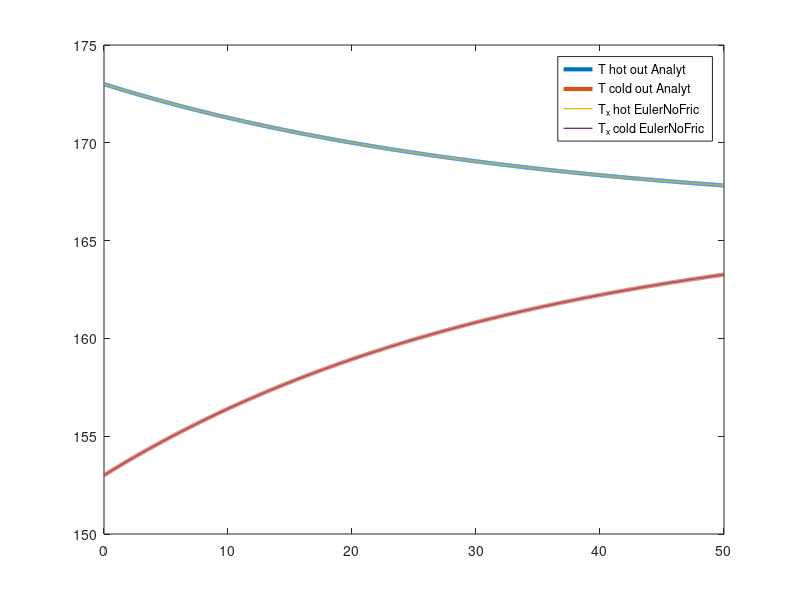

The MATLAB script that drew this image:
function CalcTwoSquares()
clc;
close all;

pipe_hot = GetPipe_hot();
pipe_cold = GetPipe_cold();


x = 0:0.01:pipe_hot.L;

%[Tx_hot, Tx_cold]=CalcEuler(173, 153, 50, 35, x, pipe_hot, pipe_cold);
[Thot_out, Tcold_out]= FinalTemperatures(173, 153, 50, 35, x, pipe_hot, pipe_cold);
[Tx_hot2, Tx_cold2]=CalcEuler3(173, 153, 50, 35, x, pipe_hot, pipe_cold);
% [Thot_out2, Tcold_out2]= FinalTemperatures2(173, 153, 50, 35, x, pipe_hot, pipe_cold); 

figure
%plot(x,Tx_hot, 'LineWidth', 1)
%hold on
%plot(x,Tx_cold, 'LineWidth', 1)
%hold on
plot(x,Thot_out, 'LineWidth', 3)
hold on
plot(x,Tcold_out, 'LineWidth', 3)
hold on
plot (x,Tx_hot2, 'LineWidth', 1); 
hold on
plot (x,Tx_cold2, 'LineWidth', 1);
hold on
legend('T hot out Analyt', 'T cold out Analyt', 'T_x hot EulerNoFric', 'T_x cold EulerNoFric')
hold off

end



% Метод Эйлера
function [Tx_hot, Tx_cold]=CalcEuler(Thot_in, Tcold_in, Ghot, Gcold, x, pipe_hot, pipe_cold)

S_hot= pi * pipe_hot.din^2 / 4;
v_hot=Ghot/(pipe_hot.density*S_hot);
Eps_hot=0.015/pipe_hot.din;
Re_hot=v_hot*pipe_hot.din/pipe_hot.Ny;
lambdatr_hot=CalcLambdaAltshul(Re_hot, Eps_hot);

S_cold = pi * pipe_cold.din^2 / 4;
v_cold=Gcold/(pipe_cold.density*S_cold);
Eps_cold=0.015/pipe_cold.din;
Re_cold=v_cold*pipe_cold.din/pipe_cold.Ny;
lambdatr_cold=CalcLambdaAltshul(Re_cold, Eps_cold);

k = 1 /(1/pipe_hot.alpha + pipe_hot.wall/pipe_hot.lambda + 1/pipe_cold.alpha);

Tx_hot(1)=Thot_in;
Tx_cold(1)=Tcold_in;
n=length(x);
for i=1:n-1
    t_hot = Tx_hot(i);
    t_cold = Tx_cold(i);
   
    q_hot = -k * (t_hot-t_cold);
    q_cold= k * (t_hot-t_cold);

    P=pi*pipe_hot.douter;

    f_hot=((q_hot)*P/(Ghot*pipe_hot.c))+((lambdatr_hot*v_hot^2)/(2*pipe_hot.din*pipe_hot.c));
    f_cold=((q_cold)*P/(Gcold*pipe_cold.c))+((lambdatr_cold*v_cold^2)/(2*pipe_cold.din*pipe_cold.c));

%     f_hot=(-(4*q_hot)/(pipe_hot.din*pipe_hot.density*pipe_hot.c*v_hot))+((lambdatr_hot*v_hot^2)/(2*pipe_hot.din*pipe_hot.c));
%     f_cold=(-(4*q_cold)/(pipe_cold.din*pipe_cold.density*pipe_cold.c*v_cold))+((lambdatr_cold*v_cold^2)/(2*pipe_cold.din*pipe_cold.c));  
    
    dx = x(i+1) - x(i);
    Tx_hot(i+1)=t_hot+dx*f_hot;
    Tx_cold(i+1)=t_cold+dx*f_cold;
end 
end

% метод Эйлера без трения
function [Tx_hot2, Tx_cold2]=CalcEuler3(Thot_in, Tcold_in, Ghot, Gcold, x, pipe_hot, pipe_cold)

% S_hot= pi * pipe_hot.din^2 / 4;
% v_hot=Ghot/(pipe_hot.density*S_hot);
% 
% S_cold = pi * pipe_cold.din^2 / 4;
% v_cold=Gcold/(pipe_cold.density*S_cold);

k = 1 /(1/pipe_hot.alpha + pipe_hot.wall/pipe_hot.lambda + pipe_cold.wall/pipe_cold.lambda + 1/pipe_cold.alpha);

Tx_hot2(1)=Thot_in;
Tx_cold2(1)=Tcold_in;
n=length(x);
for i=1:n-1
    t_hot = Tx_hot2(i);
    t_cold = Tx_cold2(i);
    q_hot = -k * (t_hot-t_cold);
    q_cold= k * (t_hot-t_cold);

    P=2*pipe_hot.a+2*pipe_hot.wall;

    f_hot=((q_hot)*P/(Ghot*pipe_hot.c));
    f_cold=((q_cold)*P/(Gcold*pipe_cold.c));

%     f_hot=(-(4*q_hot)/(pipe_hot.din*pipe_hot.density*pipe_hot.c*v_hot));
%     f_cold=(-(4*q_cold)/(pipe_cold.din*pipe_cold.density*pipe_cold.c*v_cold));
    
    dx = x(i+1) - x(i);
    Tx_hot2(i+1)=t_hot+dx*f_hot;
    Tx_cold2(i+1)=t_cold+dx*f_cold;
end 
end


% вывод по Исаченко
function [Thot_out, Tcold_out]= FinalTemperatures(Thot_in, Tcold_in, Ghot, Gcold, x, pipe_hot, pipe_cold)

k = 1 /(1/pipe_hot.alpha + pipe_hot.wall/pipe_hot.lambda + pipe_cold.wall/pipe_cold.lambda + 1/pipe_cold.alpha);

Chot=pipe_hot.c*Ghot;
Ccold=pipe_cold.c*Gcold;
m = 1/Chot+1/Ccold;

% P=2*pipe_hot.a+2*pipe_hot.wall;
% F=x*P;

F=2*(x*pipe_hot.a+pipe_hot.a*2*pipe_hot.wall+x*pipe_hot.wall);

Thot_out=Thot_in-(Thot_in-Tcold_in)*(1-exp(-k*F*m))/(1+Chot/Ccold);
Tcold_out=Tcold_in+(Thot_in-Tcold_in)*(1-exp(-k*F*m))/(1+Ccold/Chot);

end

  


% Сформировать параметры трубы 1
function pipe_hot = GetPipe_hot()
pipe_hot.L=50; % длина

pipe_hot.a=0.10; % внутренний стенка

pipe_hot.wall=0.004; % толщина стенки

pipe_hot.lambda=209; % коэффициент теплопроводности

pipe_hot.alpha=52250;% коэффициент теплоотдачи
pipe_hot.c=5477; % теплоемкость
pipe_hot.density = 419; % плотность СПГ
pipe_hot.Eta=0.0000049;% динамическая вязкость
pipe_hot.Ny=pipe_hot.Eta/pipe_hot.density; %кинематическая вязкость

%pipe_hot.k=(2*pipe_hot.lambda)/(pipe_hot.douter*log(pipe_hot.douter/pipe_hot.din)); % коэффициент теплопередачи

end

% Сформировать параметры трубы 2
function pipe_cold = GetPipe_cold()
pipe_cold.L=50; % длина

pipe_cold.a=0.1; % внутренний диаметр

pipe_cold.wall=0.004; % толщина стенки

pipe_cold.lambda=209; % коэффициент теплопроводности

pipe_cold.alpha=52250; % коэффициент теплоотдачи
pipe_cold.c=3950; % теплоемкость
pipe_cold.density =1349; % плотность азота
pipe_cold.Eta=0.0000129;% динамическая вязкость
pipe_cold.Ny=pipe_cold.Eta/pipe_cold.density; %кинематическая вязкость

%pipe_cold.k=(2*pipe_cold.lambda)/(pipe_cold.douter*log(pipe_cold.douter/pipe_cold.din)); % коэффициент теплопередачи

end